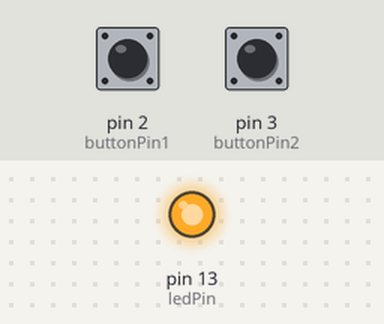
The sketch below on a simulated Arduino Uno, built with avr-gcc and run on an emulated ATmega328P. Parts: output pins drawn as LEDs (lit = HIGH). The inputs (shaded band) are chosen by the test bench; at power-on: pin 2 (buttonPin1) HIGH, pin 3 (buttonPin2) LOW.

Above: at 1.2 s.
1.3 s: pin 2 (buttonPin1) pulled LOW for 0.15 s
At 1.37 s:
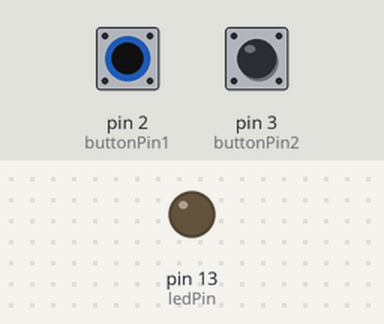
2.9 s: pin 2 (buttonPin1) pulled LOW for 3.2 s
At 6.6 s:
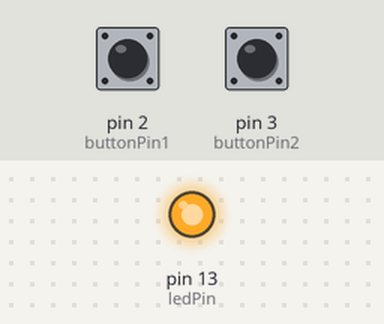
Timing chart, 0 to 8.1 s (numbered marks = the images above; inputs shaded):
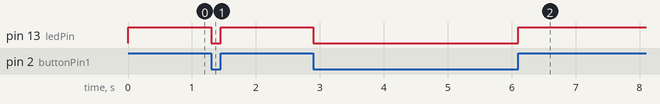

The sketch:

2_BUTTON_1_LED.ino
```cpp
const int buttonPin1 = 2;     // the number of the pushbutton pin
const int buttonPin2 = 3;     // the number of the pushbutton pin
const int ledPin =  13;      // the number of the LED pin

// variables will change:
int buttonState = 0;         // variable for reading the pushbutton status

void setup() {
  // initialize the LED pin as an output:
  pinMode(ledPin, OUTPUT);
  // initialize the pushbutton pin as an input:
  pinMode(buttonPin1, INPUT);
  pinMode(buttonPin2, INPUT);
}

void loop(){
  // read the state of the pushbutton value:
  if (digitalRead(buttonPin1) == LOW) {
    digitalWrite(ledPin, LOW); //turn LED off
  } else if (digitalRead(buttonPin2) == LOW) {
    digitalWrite(ledPin, HIGH); //turn LED on
  }
}
```

Measured:
- after the input at 1.3 s, pin 13 (ledPin): HIGH → LOW at once, → HIGH 0.15 s later
- after the input at 2.9 s, pin 13 (ledPin): HIGH → LOW at once, → HIGH 3.2 s later
